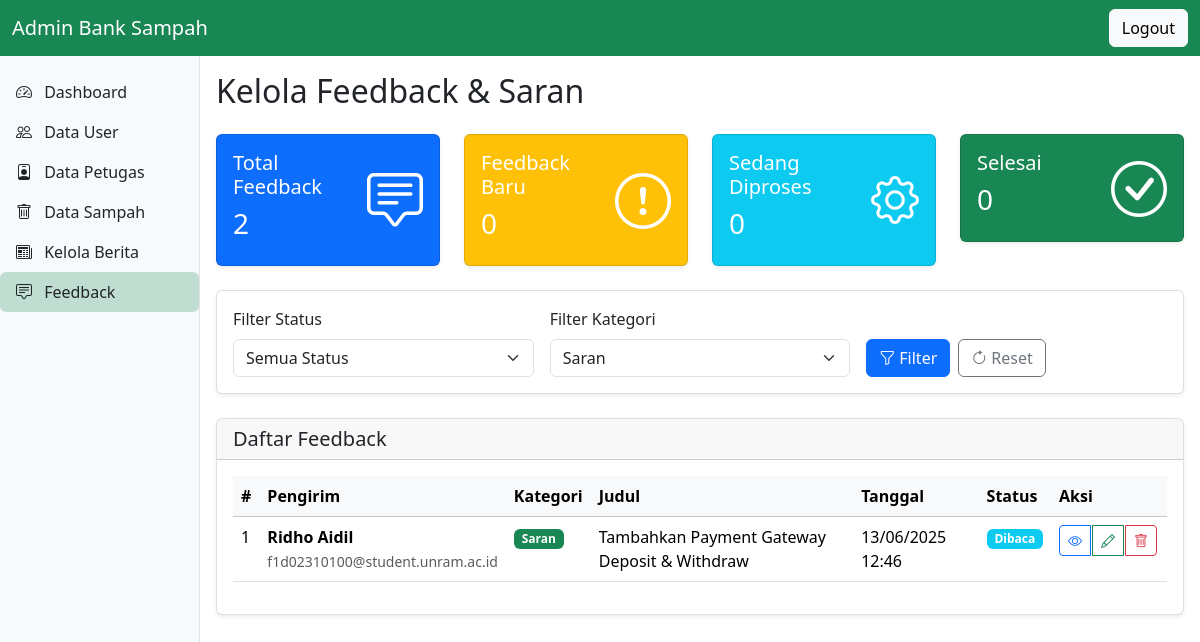
Page /admin/admin_feedback.php?kategori=saran (signed in) on the committed database.
### tables this page shows
CREATE TABLE `feedback` (
  `id_feedback` int(11) NOT NULL,
  `id_user` int(10) UNSIGNED NOT NULL,
  `judul` varchar(150) DEFAULT NULL,
  `pesan` text NOT NULL,
  `kategori` enum('saran','keluhan','pujian','lainnya') DEFAULT 'saran',
  `status` enum('baru','dibaca','diproses','selesai') DEFAULT 'baru',
  `tanggal_kirim` datetime DEFAULT current_timestamp(),
  `tanggal_baca` datetime DEFAULT NULL
);

CREATE TABLE `user` (
  `id_user` int(10) UNSIGNED NOT NULL,
  `nama_user` varchar(75) DEFAULT NULL,
  `username` varchar(50) DEFAULT NULL,
  `password` varchar(255) NOT NULL,
  `no_hp` varchar(20) NOT NULL,
  `email` varchar(75) DEFAULT NULL,
  `alamat` varchar(255) DEFAULT NULL,
  `role` enum('user') DEFAULT NULL
);

### admin/admin_feedback.php (the view, shortened to what this page needs)
<?php
include '../config/db.php';
$stats = [];
$result_stats = $conn->query("
    SELECT
        COUNT(*) as total,
        SUM(CASE WHEN status = 'baru' THEN 1 ELSE 0 END) as baru,
        SUM(CASE WHEN status = 'dibaca' THEN 1 ELSE 0 END) as dibaca,
        SUM(CASE WHEN status = 'diproses' THEN 1 ELSE 0 END) as diproses,
        SUM(CASE WHEN status = 'selesai' THEN 1 ELSE 0 END) as selesai
    FROM feedback
");
if ($result_stats) {
    $stats = $result_stats->fetch_assoc();
}
$filter_kategori = $_GET['kategori'] ?? '';
$where_clause = [];
$params = [];
$types = '';
if ($filter_kategori) {
    $where_clause[] = "f.kategori = ?";
    $params[] = $filter_kategori;
    $types .= 's';
}
$where_sql = $where_clause ? 'WHERE ' . implode(' AND ', $where_clause) : '';
$sql = "
    SELECT f.*, u.nama_user, u.email
    FROM feedback f
    JOIN user u ON f.id_user = u.id_user
    $where_sql
    ORDER BY f.tanggal_kirim DESC
";
$stmt = $conn->prepare($sql);
if ($stmt) {
    if ($params) {
        $stmt->bind_param($types, ...$params);
    }
    $stmt->execute();
    $feedback_list = $stmt->get_result();
}
?>
<!DOCTYPE html>
<html lang="id">
  <head>
    <link href="https://cdn.jsdelivr.net/npm/bootstrap@5.3.3/dist/css/bootstrap.min.css" rel="stylesheet" />
    <link href="https://cdn.jsdelivr.net/npm/bootstrap-icons@1.10.5/font/bootstrap-icons.css" rel="stylesheet" />
    <link href="../assets/css/admin.css" rel="stylesheet" />
  </head>
  <body>
    <nav class="navbar navbar-expand-lg navbar-dark bg-success fixed-top">
      <div class="container-fluid">
        <a class="navbar-brand" href="#">Admin Bank Sampah</a>
        <div class="d-flex">
          <a href="../auth/logout.php" class="btn btn-light">Logout</a>
        </div>
      </div>
    </nav>
    <div class="custom-sidebar">
    <ul class="nav flex-column">
        <li class="nav-item"><a class="nav-link text-dark px-3 py-2" href="admin_dashboard.php"><i class="bi bi-speedometer2 me-2"></i> Dashboard</a></li>
        <li class="nav-item"><a class="nav-link text-dark px-3 py-2" href="admin_user.php"><i class="bi bi-people me-2"></i> Data User</a></li>
        <li class="nav-item"><a class="nav-link text-dark px-3 py-2" href="admin_petugas.php"><i class="bi bi-person-badge me-2"></i> Data Petugas</a></li>
        <li class="nav-item"><a class="nav-link text-dark px-3 py-2" href="admin_sampah.php"><i class="bi bi-trash me-2"></i> Data Sampah</a></li>
        <li class="nav-item"><a class="nav-link text-dark px-3 py-2" href="admin_berita.php"><i class="bi bi-newspaper me-2"></i> Kelola Berita</a></li>
        <a class="nav-link active text-dark bg-success bg-opacity-25 rounded px-3 py-2" href="admin_feedback.php"><i class="bi bi-chat-square-text me-2"></i> Feedback</a></li>
    </ul>
</div>
    <main class="main-content">
      <h2 class="mb-4">Kelola Feedback & Saran</h2>
      <div class="row mb-4">
        <div class="col-md-3">
          <div class="card text-white bg-primary">
            <div class="card-body">
              <div class="d-flex justify-content-between align-items-center">
                <div>
                  <h5 class="card-title">Total Feedback</h5>
                  <h3><?= $stats['total'] ?? 0; ?></h3>
                </div>
                <i class="bi bi-chat-square-text display-4"></i>
              </div>
            </div>
          </div>
        </div>
        <div class="col-md-3">
          <div class="card text-white bg-warning">
            <div class="card-body">
              <div class="d-flex justify-content-between align-items-center">
                <div>
                  <h5 class="card-title">Feedback Baru</h5>
                  <h3><?= $stats['baru'] ?? 0; ?></h3>
                </div>
                <i class="bi bi-exclamation-circle display-4"></i>
              </div>
            </div>
          </div>
        </div>
        <div class="col-md-3">
          <div class="card text-white bg-info">
            <div class="card-body">
              <div class="d-flex justify-content-between align-items-center">
                <div>
                  <h5 class="card-title">Sedang Diproses</h5>
                  <h3><?= $stats['diproses'] ?? 0; ?></h3>
                </div>
                <i class="bi bi-gear display-5"></i>
              </div>
            </div>
          </div>
        </div>
        <div class="col-md-3">
          <div class="card text-white bg-success">
            <div class="card-body">
              <div class="d-flex justify-content-between align-items-center">
                <div>
                  <h5 class="card-title">Selesai</h5>
                  <h3><?= $stats['selesai'] ?? 0; ?></h3>
                </div>
                <i class="bi bi-check-circle display-4"></i>
              </div>
            </div>
          </div>
        </div>
      </div>
      <div class="card mb-4">
        <div class="card-body">
          <form method="GET" class="row g-3">
            <div class="col-md-4">
              <label for="status" class="form-label">Filter Status</label>
              <select class="form-select" id="status" name="status">
                <option value="">Semua Status</option>
              </select>
            </div>
            <div class="col-md-4">
              <label for="kategori" class="form-label">Filter Kategori</label>
              <select class="form-select" id="kategori" name="kategori">
                <option value="saran" <?= $filter_kategori === 'saran' ? 'selected' : ''; ?>>Saran</option>
              </select>
            </div>
            <div class="col-md-4">
              <label class="form-label">&nbsp;</label>
              <div class="d-flex gap-2">
                <button type="submit" class="btn btn-primary">
                  <i class="bi bi-funnel me-1"></i>Filter
                </button>
                <a href="admin_feedback.php" class="btn btn-outline-secondary">
                  <i class="bi bi-arrow-clockwise me-1"></i>Reset
                </a>
              </div>
            </div>
          </form>
        </div>
      </div>
      <div class="card">
        <div class="card-header">
          <h5 class="mb-0">Daftar Feedback</h5>
        </div>
        <div class="card-body">
          <?php if ($feedback_list && $feedback_list->num_rows > 0): ?>
            <div class="table-responsive">
              <table class="table table-hover">
                <thead class="table-light">
                  <tr>
                    <th>#</th>
                    <th>Pengirim</th>
                    <th>Kategori</th>
                    <th>Judul</th>
                    <th>Tanggal</th>
                    <th>Status</th>
                    <th>Aksi</th>
                  </tr>
                </thead>
                <tbody>
                  <?php
                  $no = 1;
                  while ($row = $feedback_list->fetch_assoc()):
                    $badgeClass = match($row['status']) {
                      'baru' => 'primary',
                      'dibaca' => 'info',
                      'diproses' => 'warning',
                      'selesai' => 'success',
                      default => 'secondary'
                    };
                    $categoryClass = match($row['kategori']) {
                      'saran' => 'success',
                      'keluhan' => 'danger',
                      'pujian' => 'info',
                      'lainnya' => 'secondary',
                      default => 'secondary'
                    };
                  ?>
                    <tr class="<?= $row['status'] === 'baru' ? 'table-warning' : ''; ?>">
                      <td><?= $no++; ?></td>
                      <td>
                        <strong><?= htmlspecialchars($row['nama_user']); ?></strong><br>
                        <small class="text-muted"><?= htmlspecialchars($row['email']); ?></small>
                      </td>
                      <td>
                        <span class="badge bg-<?= $categoryClass; ?>">
                          <?= ucfirst($row['kategori']); ?>
                        </span>
                      </td>
                      <td><?= htmlspecialchars($row['judul']); ?></td>
                      <td><?= date('d/m/Y H:i', strtotime($row['tanggal_kirim'])); ?></td>
                      <td>
                        <span class="badge bg-<?= $badgeClass; ?>">
                          <?= ucfirst($row['status']); ?>
                        </span>
                      </td>
                      <td>
                        <div class="btn-group" role="group">
                          <button class="btn btn-sm btn-outline-primary"
                                  data-bs-toggle="modal"
                                  data-bs-target="#modalDetail<?= $row['id_feedback']; ?>">
                            <i class="bi bi-eye"></i>
                          </button>
                          <button class="btn btn-sm btn-outline-success"
                                  data-bs-toggle="modal"
                                  data-bs-target="#modalStatus<?= $row['id_feedback']; ?>">
                            <i class="bi bi-pencil"></i>
                          </button>
                          <button class="btn btn-sm btn-outline-danger"
                                  data-bs-toggle="modal"
                                  data-bs-target="#modalHapus<?= $row['id_feedback']; ?>">
                            <i class="bi bi-trash"></i>
                          </button>
                        </div>
                      </td>
                    </tr>
                  <?php endwhile; ?>
                </tbody>
              </table>
            </div>
          <?php endif; ?>
        </div>
      </div>
    </main>
  </body>
</html>

### assets/css/admin.css (style rules this page uses)
body { padding-top: 56px; overflow-x: hidden; }
table { width: 100%; }
.custom-sidebar { background-color: #f8f9fa; border-right: 1px solid #dee2e6; position: fixed; top: 56px; bottom: 0; left: 0; width: 200px; padding-top: 1rem; }
.main-content { padding: 1rem; }
.table-responsive { overflow-x: auto; }
@media (min-width: 768px) { .custom-sidebar { width: 200px; position: fixed; top: 56px; bottom: 0; left: 0; padding-top: 1rem; overflow-y: auto; } }
@media (min-width: 768px) { .main-content { margin-left: 200px; } }

### admin/admin_feedback.php (style rules this page uses)
.card { box-shadow: 0 0.125rem 0.25rem rgba(0, 0, 0, 0.075); border: 1px solid rgba(0, 0, 0, 0.125); }
.badge { font-size: 0.75em; }
.btn-group .btn { margin-right: 2px; }

### rows in the picture
feedback: id_user.nama_user "Ridho Aidil", id_user.email "f1d02310100@student.unram.ac.id", kategori "Saran", judul "Tambahkan Payment Gateway Deposit & Withdraw", tanggal_kirim "13/06/2025 12:46", status "Dibaca"

### other values in the picture
$stats['total'] "2"
$stats['baru'] "0"
$stats['diproses'] "0"
$stats['selesai'] "0"
